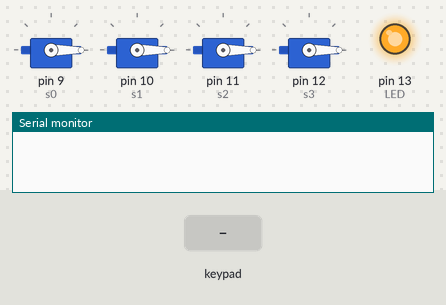
This sketch was run on a simulated Arduino Uno, built with avr-gcc and run on an emulated ATmega328P. Shown: 4 × servo, output pins drawn as LEDs (lit = HIGH), the last lines printed to the serial monitor. The test bench sets the inputs (shaded band).

Above: at 1.2 s.
1.3 s: key 'U' pressed
At 2.4 s:
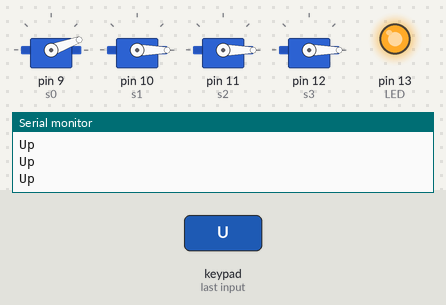
3.1 s: key 'L' pressed
At 3.8 s:
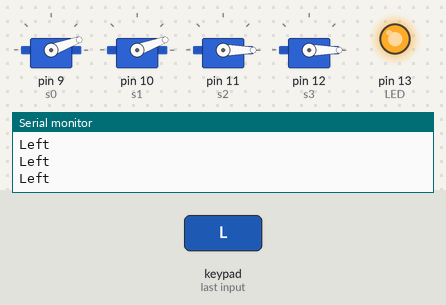
4.9 s: key 'D' pressed
At 6.4 s:
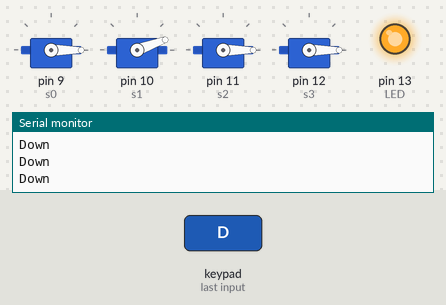
6.7 s: key 'S' pressed
At 7.8 s:
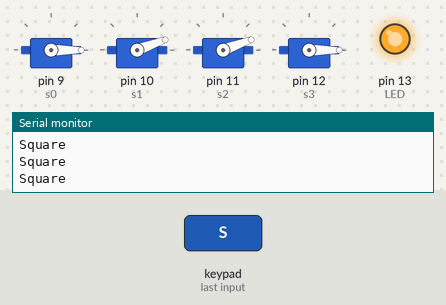
8.5 s: key 'R' pressed
At 10.0 s:
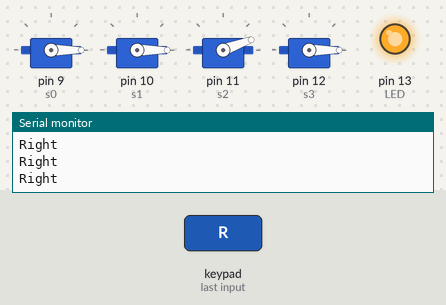
10.3 s: key 'T' pressed
At 11.7 s:
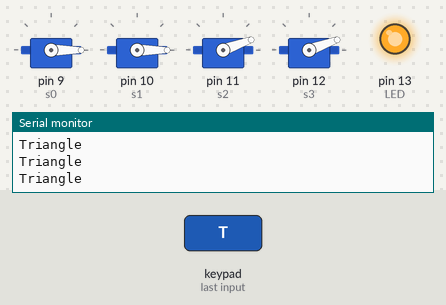
Timing chart, 0 to 13.1 s (numbered marks = the images above; inputs shaded):
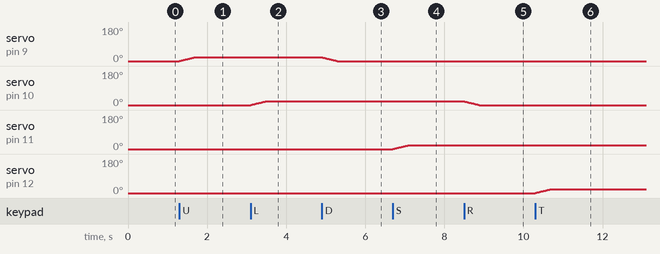

The sketch:

BLE_Servo_Controller.ino
```cpp
#define CUSTOM_SETTINGS
#define INCLUDE_GAMEPAD_MODULE
#define Baud_Rate 9600

#include <Servo.h>
#include <Dabble.h>

//s0 is shoulder, s1 is elbow, s2 rotates hand, s3 grips
Servo s0, s1, s2, s3;
//angles of servos
int s0A = 0, s1A = 0, s2A = 0, s3A = 0;
int LED = 13;
bool bytesWereRead = false;
char c = ' ';
boolean NL = true;
//sensitivity factor, AKA speed of movement of robot
int sFactor = 1;

void setup() {
  //set BAUD rate
  Serial.begin(Baud_Rate);
  Dabble.begin(Baud_Rate);

  //visual LED to indicate function
  pinMode(LED, OUTPUT);
  digitalWrite(LED, HIGH);

  //setup servos
  s0.attach(9);
  s0.write(0);
  s1.attach(10);
  s1.write(0);
  s2.attach(11);
  s2.write(0);
  s3.attach(12);
  s3.write(0);
}

//increase given servo angle
void increaseAngle(Servo *servo, int &angle){
  if(angle<180){
    angle+=sFactor;
    servo->write(angle);
    delay(20);
  }
}

//decrease given servo angle
void decreaseAngle(Servo *servo, int &angle){
  if(angle>0){
    angle-=sFactor;
    servo->write(angle);
    delay(20);
  }
}

void loop() {
  //refresh smartphone input
  Dabble.processInput();
  //decrease speed, increase precision
  if(GamePad.isStartPressed() && sFactor > 1){
    Serial.println("Speed Decreased");
    delay(200);
    sFactor-=1;
  }
  //increase speed, decrease precision
  if(GamePad.isSelectPressed() && sFactor < 10){
    Serial.println("Speed Increased");
    delay(200);
    sFactor+=1;
  }
  //move shoulder up
  if(GamePad.isUpPressed()){
    Serial.println("Up");
    increaseAngle(&s0, s0A);
  }
  //move shoulder down
  if(GamePad.isDownPressed()){
    Serial.println("Down");
    decreaseAngle(&s0, s0A);
  }
  //move elbow up
  if(GamePad.isLeftPressed() && s1A<180){
    Serial.println("Left");
    increaseAngle(&s1, s1A);
  }
  //move elbow down
  if(GamePad.isRightPressed() && s1A>0){
    Serial.println("Right");
    decreaseAngle(&s1, s1A);
  }
  //rotate hand clockwise
  if(GamePad.isSquarePressed()){
    Serial.println("Square");
    increaseAngle(&s2, s2A);
  }
  //rotate hand counter-clockwise
  if(GamePad.isCirclePressed()){
    Serial.println("Circle");
    decreaseAngle(&s2, s2A);
  }
  //tighten grip
  if(GamePad.isTrianglePressed()){
    Serial.println("Triangle");
    increaseAngle(&s3, s3A);
  }
  //loosen grip
  if(GamePad.isCrossPressed()){
    Serial.println("Cross");
    decreaseAngle(&s3, s3A);
  }
}
```

Measured:
- after the input at 1.3 s, servo on pin 9 (s0): moves from 0° to 20° over 0.39 s, starting at once
- after the input at 3.1 s, servo on pin 10 (s1): moves from 0° to 20° over 0.39 s, starting at once
- after the input at 4.9 s, servo on pin 9 (s0): moves from 20° to 0° over 0.39 s, starting at once
- after the input at 6.7 s, servo on pin 11 (s2): moves from 0° to 20° over 0.39 s, starting at once
- after the input at 8.5 s, servo on pin 10 (s1): moves from 20° to 0° over 0.39 s, starting at once
- after the input at 10.3 s, servo on pin 12 (s3): moves from 0° to 20° over 0.39 s, starting at once
